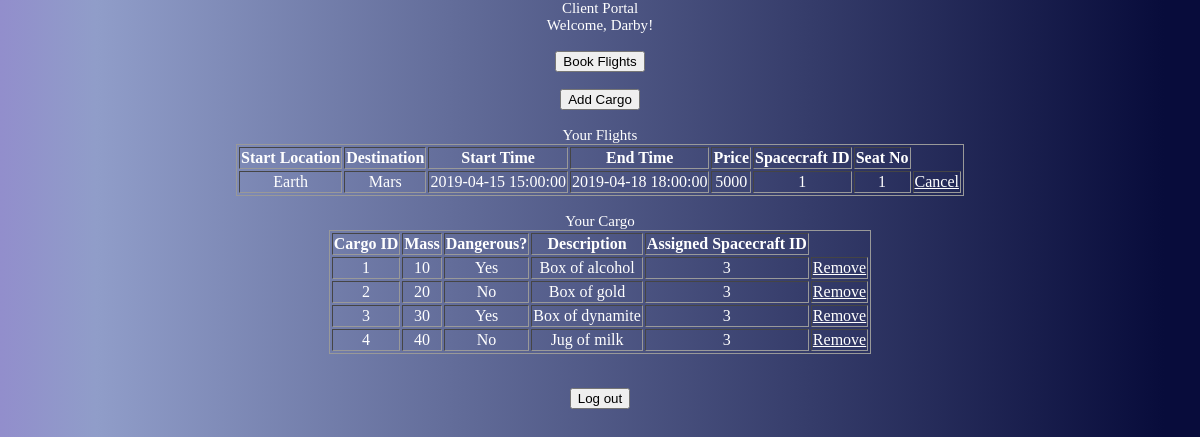
Page /client.php (signed in) on the committed database.
### tables this page shows
Create Table If Not Exists Person(
	PID						Integer AUTO_INCREMENT,
	Username			Varchar(30) UNIQUE,
	First_Name				Varchar(100),
	Last_Name				Varchar(100),
	Password				Varchar(30),
	Type					Varchar(100),
	Constraint Person_PK Primary Key(PID)
);

Create Table If Not Exists Transports(
	Spacecraft_ID			Integer,
	Flight_Plan_Start_Time	Timestamp NOT NULL,
	Flight_Plan_End_Time	Timestamp NOT NULL,
	Client_PID				Integer,
	Seat_No					Integer UNIQUE AUTO_INCREMENT,
	Unique(Spacecraft_ID, Flight_Plan_Start_Time, Flight_Plan_End_Time, Client_PID),
	Constraint Transports_PK Primary Key(Spacecraft_ID, Flight_Plan_Start_Time, Flight_Plan_End_Time, Client_PID),
	Constraint Transports_FlightPlan_FK Foreign Key(Spacecraft_ID, Flight_Plan_Start_Time, Flight_Plan_End_Time) References Flight_Plan(Spacecraft_ID, Start_Time, End_Time),
	Constraint Transports_Client_PK Foreign Key(Client_PID) References Person(PID)
);

Create Table If Not Exists Flight_Plan(
	Spacecraft_ID			Integer,
	Start_Time				Timestamp NOT NULL,
	End_Time				Timestamp NOT NULL,
	Budget					Real,
	Start_Location			Varchar(100),
	Destination				Varchar(100),
	Constraint Flight_Plan_PK Primary Key(Spacecraft_ID, Start_Time, End_Time),
	Unique(Spacecraft_ID, Start_Time, End_Time),

	Constraint Flight_Plan_Spaceship_FK Foreign Key(Spacecraft_ID) References Spaceship(Spacecraft_ID),
	Constraint Flight_Plan_Start_Location_FK Foreign Key (Start_Location) References Location(Name),
	Constraint Flight_Plan_Destination_FK Foreign Key(Destination) References Location(Name)
);

Create Table If Not Exists Cargo(
	Cargo_ID				Integer AUTO_INCREMENT,
	Mass					Integer,
	Is_Dangerous			Boolean,
	Description				Varchar(300),
	Spacecraft_ID			Integer,
	Owner_PID				Integer,
	Constraint Cargo_PK Primary Key(Cargo_ID),
	Constraint Cargo_Spacecraft_FK Foreign Key(Spacecraft_ID) References Spacecraft(Spacecraft_ID),
	Constraint Cargo_Owner_FK Foreign Key(Owner_PID) References Person(PID)
);

### client.php (the view, shortened to what this page needs)
<html>
<body>
  <head>
  <link rel="stylesheet" type="text/css" href="style.css">
  </head>
  <p>Client Portal</p>
<?php
  if ( isset( $_SESSION['userID'] ) ) {
    $con = mysqli_connect("localhost","root","pancakes","starbase");
    $result = mysqli_query($con,"SELECT * FROM Person WHERE PID = " . $_SESSION['userID']);
    $row = mysqli_fetch_array($result);
    echo "Welcome, " . $row['First_Name'] . "!\n";
    echo '<div><br><button onclick="window.location.href = \'viewflights.php\';">Book Flights</button>';
    echo '<div><br><button onclick="window.location.href = \'addcargo.php\';">Add Cargo</button>';
    echo '<div><br><p>Your Flights</p></div>';
    $pid = $row['PID'];
    $sql = "SELECT * from (Flight_Plan as F JOIN Transports as T ON(f.Spacecraft_ID = t.Spacecraft_ID
      and f.Start_Time = t.Flight_Plan_Start_Time and f.End_Time = t.Flight_Plan_End_Time)) WHERE Client_PID = $pid";
    echo "<div><table border='1'>
    <tr>
    <th>Start Location</th>
    <th>Destination</th>
    <th>Start Time</th>
    <th>End Time</th>
    <th>Price</th>
    <th>Spacecraft ID</th>
    <th>Seat No</th>
    </tr>";
    if ($result = mysqli_query($con, $sql)) {
      while($row = mysqli_fetch_array($result)) {
        echo "<tr>";
        echo "<td>" . $row['Start_Location'] . "</td>";
        echo "<td>" . $row['Destination'] . "</td>";
        echo "<td>" . $row['Start_Time'] . "</td>";
        echo "<td>" . $row['End_Time'] . "</td>";
        echo "<td>" . $row['Budget'] . "</td>";
        echo "<td>" . $row['Spacecraft_ID'] . "</td>";
        echo "<td>" . $row['Seat_No'] . "</td>";
        echo "<td><a onClick= \"return confirm('Do you want to cancel your booking?')\"
              href='client.php?job=cancel&amp;spacecraftid= " . $row['Spacecraft_ID'] . "&starttime=" .
              $row['Start_Time'] . "&endtime=" . $row['End_Time'] . "'>Cancel</a></td>";
        echo "</tr>";
        }
    }
    echo "</table></div>";
    echo '<br><div><p>Your Cargo</p></div>';
    $sql = "SELECT * FROM Cargo WHERE Owner_PID=" . $pid;
    echo "<div><table border='1'>
    <tr>
    <th>Cargo ID</th>
    <th>Mass</th>
    <th>Dangerous?</th>
    <th>Description</th>
    <th>Assigned Spacecraft ID</th>
    </tr>";
    if ($result = mysqli_query($con, $sql)) {
      while($row = mysqli_fetch_array($result)) {
        echo "<tr>";
        echo "<td>" . $row['Cargo_ID'] . "</td>";
        echo "<td>" . $row['Mass'] . "</td>";
        if ($row['Is_Dangerous']) {
          echo "<td>Yes</td>";
        } else {
          echo "<td>No</td>";
        }
        echo "<td>" . $row['Description'] . "</td>";
        if ($row['Spacecraft_ID'] == NULL) {
          echo "<td>Not assigned</td>";
        } else {
          echo "<td>" . $row['Spacecraft_ID'] . "</td>";
        }
        echo "<td><a onClick= \"return confirm('Do you want to remove this cargo?')\" href='client.php?job=remove&amp;cargoid= " . $row['Cargo_ID'] . "'>Remove</a></td>";
        echo "</tr>";
        }
    }
    echo "</table></div><br><br>";
  } else {
    header("Location: login.php");
  }
?>
<button onclick="window.location.href = 'login.php';">Log out</button>
</body>
</html>

### style.css (style rules this page uses)
html, body { margin:auto; text-align:center; align:center; width: 100%; font-family: verdana; color: white; font-size: 15px; background: rgb(146,142,204); background: linear-gradient(90deg, rgba(146,142,204,1) 0%, rgba(144,157,201,1) 8%, rgba(8,12,59,1) 97%); }
div { margin: auto; text-align: center; }
table { text-align:center; max-width: 850px; border:1px solid #999; margin-left: auto; margin-right: auto; }
p { max-width:100%; margin:auto; display: block; text-align: center; font-family: verdana; color: white; font-size: 15px; }
a { color: white; }

### rows in the picture
person: First_Name "Darby"
transports: flight_plan.Start_Location "Earth", flight_plan.Destination "Mars", flight_plan.Start_Time "2019-04-15 15:00:00", flight_plan.End_Time "2019-04-18 18:00:00", flight_plan.Budget "5000", Spacecraft_ID "1", Seat_No "1"
cargo: Cargo_ID "1", Mass "10", Is_Dangerous "Yes", Description "Box of alcohol", Spacecraft_ID "3"
cargo: Cargo_ID "2", Mass "20", Is_Dangerous "No", Description "Box of gold", Spacecraft_ID "3"
cargo: Cargo_ID "3", Mass "30", Is_Dangerous "Yes", Description "Box of dynamite", Spacecraft_ID "3"
cargo: Cargo_ID "4", Mass "40", Is_Dangerous "No", Description "Jug of milk", Spacecraft_ID "3"
